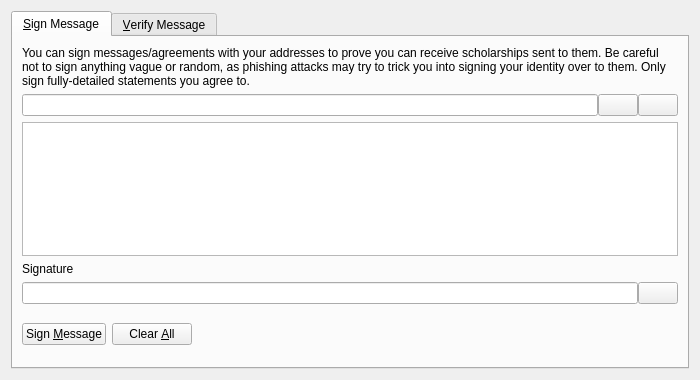
<?xml version="1.0" encoding="UTF-8"?>
<ui version="4.0">
 <class>SignVerifyMessageDialog</class>
 <widget class="QDialog" name="SignVerifyMessageDialog">
  <property name="geometry">
   <rect>
    <x>0</x>
    <y>0</y>
    <width>700</width>
    <height>380</height>
   </rect>
  </property>
  <property name="windowTitle">
   <string>Signatures - Sign / Verify a Message</string>
  </property>
  <property name="modal">
   <bool>true</bool>
  </property>
  <layout class="QVBoxLayout" name="verticalLayout">
   <item>
    <widget class="QTabWidget" name="tabWidget">
     <property name="currentIndex">
      <number>0</number>
     </property>
     <widget class="QWidget" name="tabSignMessage">
      <attribute name="title">
       <string>&amp;Sign Message</string>
      </attribute>
      <layout class="QVBoxLayout" name="verticalLayout_SM">
       <item>
        <widget class="QLabel" name="infoLabel_SM">
         <property name="text">
          <string>You can sign messages/agreements with your addresses to prove you can receive scholarships sent to them. Be careful not to sign anything vague or random, as phishing attacks may try to trick you into signing your identity over to them. Only sign fully-detailed statements you agree to.</string>
         </property>
         <property name="textFormat">
          <enum>Qt::PlainText</enum>
         </property>
         <property name="wordWrap">
          <bool>true</bool>
         </property>
        </widget>
       </item>
       <item>
        <layout class="QHBoxLayout" name="horizontalLayout_1_SM">
         <property name="spacing">
          <number>0</number>
         </property>
         <item>
          <widget class="QValidatedLineEdit" name="addressIn_SM">
           <property name="toolTip">
            <string>The Scholarship address to sign the message with</string>
           </property>
          </widget>
         </item>
         <item>
          <widget class="QPushButton" name="addressBookButton_SM">
           <property name="toolTip">
            <string>Choose previously used address</string>
           </property>
           <property name="text">
            <string/>
           </property>
           <property name="icon">
            <iconset resource="../bitcoin.qrc">
             <normaloff>:/icons/address-book</normaloff>:/icons/address-book</iconset>
           </property>
           <property name="shortcut">
            <string>Alt+A</string>
           </property>
           <property name="autoDefault">
            <bool>false</bool>
           </property>
          </widget>
         </item>
         <item>
          <widget class="QPushButton" name="pasteButton_SM">
           <property name="toolTip">
            <string>Paste address from clipboard</string>
           </property>
           <property name="text">
            <string/>
           </property>
           <property name="icon">
            <iconset resource="../bitcoin.qrc">
             <normaloff>:/icons/editpaste</normaloff>:/icons/editpaste</iconset>
           </property>
           <property name="shortcut">
            <string>Alt+P</string>
           </property>
           <property name="autoDefault">
            <bool>false</bool>
           </property>
          </widget>
         </item>
        </layout>
       </item>
       <item>
        <widget class="QPlainTextEdit" name="messageIn_SM">
         <property name="toolTip">
          <string>Enter the message you want to sign here</string>
         </property>
        </widget>
       </item>
       <item>
        <widget class="QLabel" name="signatureLabel_SM">
         <property name="text">
          <string>Signature</string>
         </property>
         <property name="textFormat">
          <enum>Qt::PlainText</enum>
         </property>
        </widget>
       </item>
       <item>
        <layout class="QHBoxLayout" name="horizontalLayout_2_SM">
         <property name="spacing">
          <number>0</number>
         </property>
         <item>
          <widget class="QLineEdit" name="signatureOut_SM">
           <property name="font">
            <font>
             <italic>true</italic>
            </font>
           </property>
           <property name="readOnly">
            <bool>true</bool>
           </property>
          </widget>
         </item>
         <item>
          <widget class="QPushButton" name="copySignatureButton_SM">
           <property name="toolTip">
            <string>Copy the current signature to the system clipboard</string>
           </property>
           <property name="text">
            <string/>
           </property>
           <property name="icon">
            <iconset resource="../bitcoin.qrc">
             <normaloff>:/icons/editcopy</normaloff>:/icons/editcopy</iconset>
           </property>
           <property name="autoDefault">
            <bool>false</bool>
           </property>
          </widget>
         </item>
        </layout>
       </item>
       <item>
        <layout class="QHBoxLayout" name="horizontalLayout_3_SM">
         <item>
          <widget class="QPushButton" name="signMessageButton_SM">
           <property name="toolTip">
            <string>Sign the message to prove you own this Scholarship address</string>
           </property>
           <property name="text">
            <string>Sign &amp;Message</string>
           </property>
           <property name="icon">
            <iconset resource="../bitcoin.qrc">
             <normaloff>:/icons/edit</normaloff>:/icons/edit</iconset>
           </property>
           <property name="autoDefault">
            <bool>false</bool>
           </property>
          </widget>
         </item>
         <item>
          <widget class="QPushButton" name="clearButton_SM">
           <property name="toolTip">
            <string>Reset all sign message fields</string>
           </property>
           <property name="text">
            <string>Clear &amp;All</string>
           </property>
           <property name="icon">
            <iconset resource="../bitcoin.qrc">
             <normaloff>:/icons/remove</normaloff>:/icons/remove</iconset>
           </property>
           <property name="autoDefault">
            <bool>false</bool>
           </property>
          </widget>
         </item>
         <item>
          <spacer name="horizontalSpacer_1_SM">
           <property name="orientation">
            <enum>Qt::Horizontal</enum>
           </property>
           <property name="sizeHint" stdset="0">
            <size>
             <width>40</width>
             <height>48</height>
            </size>
           </property>
          </spacer>
         </item>
         <item>
          <widget class="QLabel" name="statusLabel_SM">
           <property name="font">
            <font>
             <weight>75</weight>
             <bold>true</bold>
            </font>
           </property>
           <property name="text">
            <string/>
           </property>
           <property name="wordWrap">
            <bool>true</bool>
           </property>
          </widget>
         </item>
         <item>
          <spacer name="horizontalSpacer_2_SM">
           <property name="orientation">
            <enum>Qt::Horizontal</enum>
           </property>
           <property name="sizeHint" stdset="0">
            <size>
             <width>40</width>
             <height>48</height>
            </size>
           </property>
          </spacer>
         </item>
        </layout>
       </item>
      </layout>
     </widget>
     <widget class="QWidget" name="tabVerifyMessage">
      <attribute name="title">
       <string>&amp;Verify Message</string>
      </attribute>
      <layout class="QVBoxLayout" name="verticalLayout_VM">
       <item>
        <widget class="QLabel" name="infoLabel_VM">
         <property name="text">
          <string>Enter the receiver's address, message (ensure you copy line breaks, spaces, tabs, etc. exactly) and signature below to verify the message. Be careful not to read more into the signature than what is in the signed message itself, to avoid being tricked by a man-in-the-middle attack. Note that this only proves the signing party receives with the address, it cannot prove sendership of any transaction!</string>
         </property>
         <property name="textFormat">
          <enum>Qt::PlainText</enum>
         </property>
         <property name="alignment">
          <set>Qt::AlignLeading|Qt::AlignLeft|Qt::AlignTop</set>
         </property>
         <property name="wordWrap">
          <bool>true</bool>
         </property>
        </widget>
       </item>
       <item>
        <layout class="QHBoxLayout" name="horizontalLayout_1_VM">
         <property name="spacing">
          <number>0</number>
         </property>
         <item>
          <widget class="QValidatedLineEdit" name="addressIn_VM">
           <property name="toolTip">
            <string>The Scholarship address the message was signed with</string>
           </property>
          </widget>
         </item>
         <item>
          <widget class="QPushButton" name="addressBookButton_VM">
           <property name="toolTip">
            <string>Choose previously used address</string>
           </property>
           <property name="text">
            <string/>
           </property>
           <property name="icon">
            <iconset resource="../bitcoin.qrc">
             <normaloff>:/icons/address-book</normaloff>:/icons/address-book</iconset>
           </property>
           <property name="shortcut">
            <string>Alt+A</string>
           </property>
           <property name="autoDefault">
            <bool>false</bool>
           </property>
          </widget>
         </item>
        </layout>
       </item>
       <item>
        <widget class="QPlainTextEdit" name="messageIn_VM"/>
       </item>
       <item>
        <widget class="QValidatedLineEdit" name="signatureIn_VM"/>
       </item>
       <item>
        <layout class="QHBoxLayout" name="horizontalLayout_2_VM">
         <item>
          <widget class="QPushButton" name="verifyMessageButton_VM">
           <property name="toolTip">
            <string>Verify the message to ensure it was signed with the specified Scholarship address</string>
           </property>
           <property name="text">
            <string>Verify &amp;Message</string>
           </property>
           <property name="icon">
            <iconset resource="../bitcoin.qrc">
             <normaloff>:/icons/transaction_0</normaloff>:/icons/transaction_0</iconset>
           </property>
           <property name="autoDefault">
            <bool>false</bool>
           </property>
          </widget>
         </item>
         <item>
          <widget class="QPushButton" name="clearButton_VM">
           <property name="toolTip">
            <string>Reset all verify message fields</string>
           </property>
           <property name="text">
            <string>Clear &amp;All</string>
           </property>
           <property name="icon">
            <iconset resource="../bitcoin.qrc">
             <normaloff>:/icons/remove</normaloff>:/icons/remove</iconset>
           </property>
           <property name="autoDefault">
            <bool>false</bool>
           </property>
          </widget>
         </item>
         <item>
          <spacer name="horizontalSpacer_1_VM">
           <property name="orientation">
            <enum>Qt::Horizontal</enum>
           </property>
           <property name="sizeHint" stdset="0">
            <size>
             <width>40</width>
             <height>48</height>
            </size>
           </property>
          </spacer>
         </item>
         <item>
          <widget class="QLabel" name="statusLabel_VM">
           <property name="font">
            <font>
             <weight>75</weight>
             <bold>true</bold>
            </font>
           </property>
           <property name="text">
            <string/>
           </property>
           <property name="wordWrap">
            <bool>true</bool>
           </property>
          </widget>
         </item>
         <item>
          <spacer name="horizontalSpacer_2_VM">
           <property name="orientation">
            <enum>Qt::Horizontal</enum>
           </property>
           <property name="sizeHint" stdset="0">
            <size>
             <width>40</width>
             <height>48</height>
            </size>
           </property>
          </spacer>
         </item>
        </layout>
       </item>
      </layout>
     </widget>
    </widget>
   </item>
  </layout>
 </widget>
 <customwidgets>
  <customwidget>
   <class>QValidatedLineEdit</class>
   <extends>QLineEdit</extends>
   <header>qt/qvalidatedlineedit.h</header>
  </customwidget>
 </customwidgets>
 <resources>
  <include location="../bitcoin.qrc"/>
 </resources>
 <connections/>
</ui>
